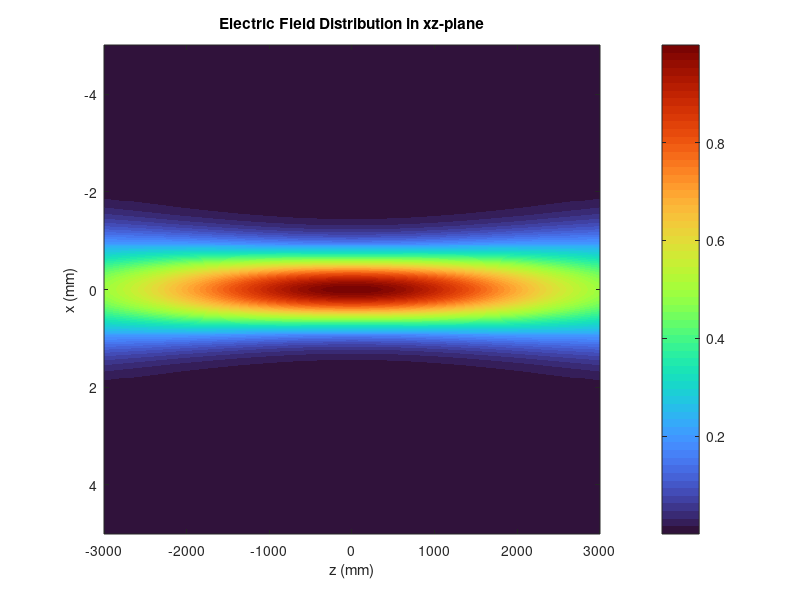

Source code (MATLAB):
%parameters
lamda = 1.064 * 10.^(-3); %wavelength of light in mm 
w = 1 ; %beam waist in mm
k = 2 * pi / lamda; % wave number
N = 500;
L = 5; %in mm

%Rayleigh Range
zR = pi*w^2/lamda;

%Along z-axis
d = 3000;

%z-value list
Ez = [];

%range
x = linspace(-L,L,N);
y = linspace(-L,L,N);
z_values = linspace(-d,d,N);
[X, Y] = meshgrid(x, y);


%E(x,y,0)
E = exp(-(X.^2 + Y.^2) / w^2);

%E(kx,ky,0)
E_k = fftshift(fft2(E)); 

%Defining wavevectors
dx = x(2) - x(1);
dy = y(2) - y(1);
dkx = 2 * pi /(N*dx);
dky = 2 * pi /(N*dy);

kx = (-N/2:N/2-1)*dkx;
ky = (-N/2:N/2-1)*dky;
[KX,KY] = meshgrid(kx,ky);

for i = 1:length(z_values) 
    z = z_values(i);
    E_kz = E_k .* exp(-1j*z*(KX.^2+KY.^2)/(2*k)) .* exp(1j * k * z);
    E_z = ifft2(ifftshift(E_kz));
    newrow = E_z(N/2,:);
    Ez = [Ez; newrow];
end 

% Plotting the results
figure;
imagesc(z_values, x, abs(Ez').^2);
colormap turbo
colorbar;
xlabel('z (mm)');
ylabel('x (mm)');
title('Electric Field Distribution in xz-plane');
